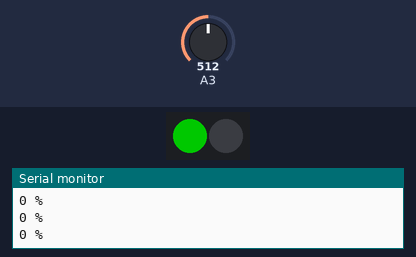
Simulated run of this sketch. Board: Arduino Uno, built with avr-gcc and run on an emulated ATmega328P. Parts: 2 RGB LEDs in strip order, left to right, the last lines printed to the serial monitor. The test bench sets the inputs (shaded band); at power-on: A3 = 512. Dim RGB values are drawn brighter than linear.

Above: at 1.2 s.
1.3 s: A3 set to 362
2.8 s: A3 set to 331
At 3.6 s:
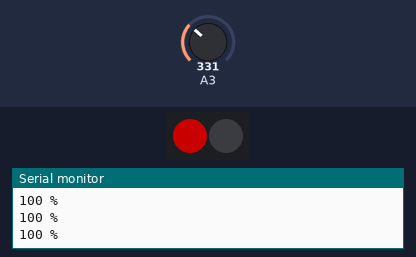
4.3 s: A3 set to 175
7.3 s: A3 set to 154
At 8.2 s:
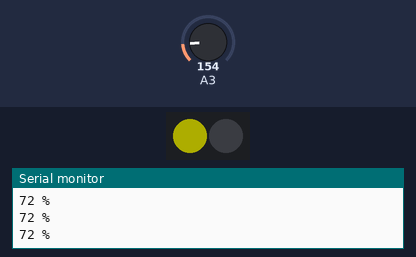
8.8 s: A3 set to 100
10.3 s: A3 set to 95
At 10.6 s:
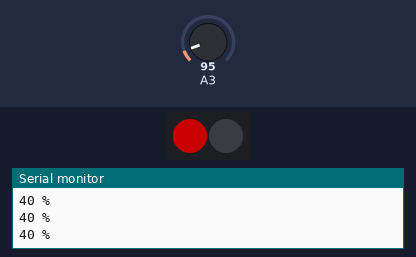
Timing chart, 0 to 12.8 s (numbered marks = the images above; inputs shaded):
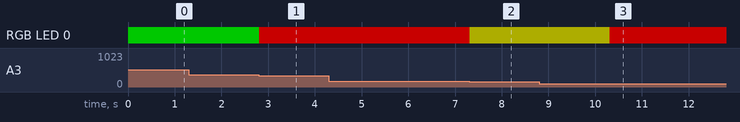

Measured:
- the behaviour switches between 348 and 347 on A3 (found by bisection; images 0 and 1)
- the behaviour switches between 168 and 167 on A3 (found by bisection; images 1 and 2)
- the behaviour switches between 96 and 95 on A3 (found by bisection; images 2 and 3)
- after the input at 2.8 s, RGB LED 0: RGB(0, 100, 0) → RGB(100, 0, 0) at once
- after the input at 7.3 s, RGB LED 0: RGB(100, 0, 0) → RGB(50, 50, 0) at once
- after the input at 10.3 s, RGB LED 0: RGB(50, 50, 0) → RGB(100, 0, 0) at once

The sketch:

battery_RGB.ino
```cpp
#include <Adafruit_DotStar.h>
Adafruit_DotStar GRB = Adafruit_DotStar(2);

#define MAX 860 // 4.2v 1023 * 4.2 / 5
#define MIN 675 // 3.3v 1023 * 3.3 / 5

void setup() {
  GRB.begin();
  Serial.begin(9600);
}

void loop() {
  int val = analogRead(A3);
  int v = checkBat(val);
  setGRB(v);
  Serial.print(v);
  Serial.println(" %");
}

void setGRB(int v) {
  if (v < 40) {
    GRB.setPixelColor(0, 0, 100, 0);
  } else if (v > 40 && v < 80) {
    GRB.setPixelColor(0, 50, 50, 0);
  } else {
    GRB.setPixelColor(0, 100, 0, 0);
  }
  GRB.show();
}

int checkBat(int val) {
  int v = ((val - MIN) * 100) / (MAX - MIN);
  if (v > 100) v = 100;
  if (v < 0 ) v = 0;
  return v;
}
```
